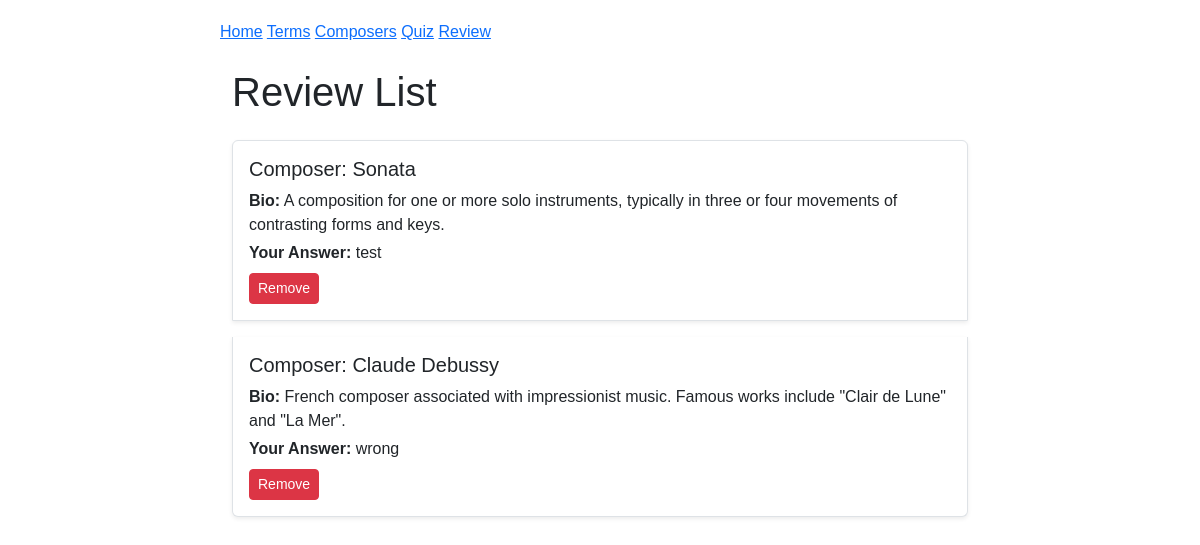
Screenshot of /review with the database file from the repository.
### tables this page shows
CREATE TABLE review_list (
    id INTEGER PRIMARY KEY AUTOINCREMENT,
    reference_id INTEGER NOT NULL,
    category TEXT NOT NULL, -- term or composer
    term_name TEXT NOT NULL,
    definition_bio NOT NULL,
    your_answer NOT NULL
);

### routing.py (the view)
@main.route('/review')
def review():
    review_list = get_reviews()
    print(f"Checking: {review_list}")  # Debugging output
    return render_template('review.html', review_list=review_list)

### database.py (called while the page is built)
def get_reviews():
    conn = sqlite3.connect('music.db')
    c = conn.cursor()
    c.execute("SELECT * FROM review_list")
    reviews = c.fetchall()
    conn.close()
    return reviews

### templates/review.html
{% extends "base.html" %}
{% block content %}
<div class="container mt-4">
    <h1 class="mb-4">Review List</h1>
    <div class="list-group">
        {% for item in review_list %}
        <div class="list-group-item mb-3 p-3 shadow-sm">
            {% if item.category == 'term' %}
                <h5 class="mb-2">Term: {{ item[3] }}</h5>
                <p class="mb-1"><strong>Definition:</strong> {{ item[4] }}</p>
                <p class="mb-1"><strong>Your Answer:</strong> {{ item[5] }}</p>
            {% else %}
                <h5 class="mb-2">Composer: {{ item[3] }}</h5>
                <p class="mb-1"><strong>Bio:</strong> {{ item[4] }}</p>
                <p class="mb-1"><strong>Your Answer:</strong> {{ item[5] }}</p>
            {% endif %}
            <form method="POST" action="/remove_review/{{ item[0] }}" class="mt-2">
                <button type="submit" class="btn btn-danger btn-sm">Remove</button>
            </form>
        </div>
        {% endfor %}
    </div>
</div>
{% endblock %}

### static/audio/styles.css (style rules this page uses)
body { font-family: Arial, sans-serif; max-width: 800px; margin: 0 auto; padding: 20px; }
button { background: #4CAF50; color: white; border: none; padding: 10px 20px; border-radius: 5px; cursor: pointer; }

### rows the page displays
review_list: term_name "Sonata", definition_bio "A composition for one or more solo instruments, typically in three or four movements of contrasting forms and keys.", your_answer "test"
review_list: term_name "Claude Debussy", definition_bio "French composer associated with impressionist music. Famous works include \"Clair de Lune\" and \"La Mer\".", your_answer "wrong"
